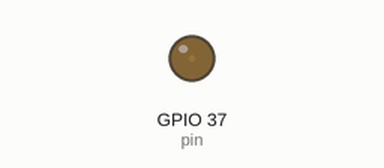
This sketch was run on a simulated ESP32. On the bench: output pins drawn as LEDs (lit = HIGH). WiFi joins after 1.5 s; servers stay silent unless stated; no MQTT or app messages arrive unless stated; not simulated (calls return 0 or success): secrets.h; names the files do not define were given values by the test bench: SECRET_PORT = 80; what the sketch prints to the serial monitor is not drawn.

Above: at 2.6 s.
At 20.6 s:
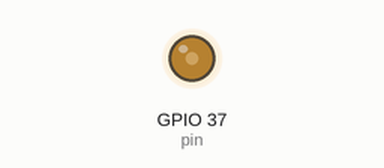
At 38.6 s:
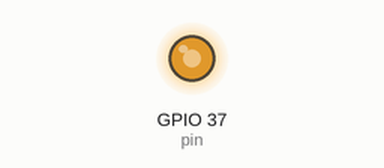
Timing chart, 0 to 40.0 s (numbered marks = the images above):
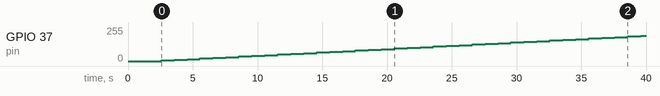

The sketch:

pressure.ino
```cpp
#include <Arduino.h>
#include <WiFi.h>
#include <PubSubClient.h>
#include "secrets.h"
#include <ArduinoJson.h>


const int pin = A1;
char *DESTINATION = "steingart_lab/data/pressure/pressure/silicon_control";


WiFiClient espClient;
PubSubClient client(espClient); // lib required for mqtt;

void setup()
{
  // Setup Analog Output Pin
	Serial.begin(57600);
	pinMode(pin, OUTPUT);

	// Conncet to WiFi
	WiFi.begin(SECRET_WIFI, SECRET_PASS);
	while (WiFi.status() != WL_CONNECTED)
	{
		delay(500);
		Serial.print(".");
	}
	Serial.print("WiFi connected: ");
	Serial.println(WiFi.localIP());

	// Setup MQTT
	client.setServer(SECRET_MQTT, SECRET_PORT); // connecting to mqtt server
	client.setCallback(callback);
	reconnect();
	client.loop(); // check for incoming messages


}

void callback(char *topic, byte *payload, unsigned int length)
{
	for (int i = 0; i < length; i++)
	{
		Serial.print((char)payload[i]);
	}

	Serial.println();
}

void reconnect()
{
	while (!client.connected())
	{
		Serial.println("Connecting to MQTT broker...");
		if (client.connect(DESTINATION))
		{
			Serial.println("Connected to MQTT broker");
			client.subscribe(DESTINATION);
			Serial.print("Subscribed to topic: ");
		}
		else
		{
			Serial.print("Failed to connect to MQTT broker, rc=");
			Serial.print(client.state());
			Serial.println(" retrying in 5 seconds");
			delay(5000);
		}
	}
}

void loop()
{
	StaticJsonDocument<256> docout;

	if (!client.connected())
	{
		reconnect();
	}

  // Custome Code here
  for(int i = 0; i < 256; i+= 5) {
    analogWrite(pin,  i);
    delay(1000);
    docout["bit"] = i;
    docout["current"] = 20 * (i / 255.0);

    // Sends data to MQTT
    char buffer[256];
    size_t n = serializeJson(docout, buffer);
    Serial.println(buffer);
    Serial.println(1);
    client.publish(DESTINATION, buffer, n);
  }


  for(int i = 255; i >= 0; i-= 5) {
    analogWrite(pin,  i);
    delay(1000);
    docout["bit"] = i;
    docout["current"] = 20 * (i / 255.0);

    // Sends data to MQTT
    char buffer[256];
    size_t n = serializeJson(docout, buffer);
    Serial.println(buffer);
    Serial.println(1);
    client.publish(DESTINATION, buffer, n);
  }

}
```

Measured:
- by itself, GPIO 37 (pin): moves from 0/255 to 190/255 over 37.0 s
